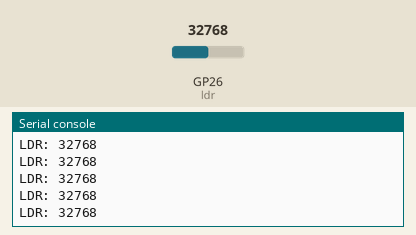
Bench run of a program on a simulated Raspberry Pi Pico running MicroPython. Shown: the last lines printed to the serial console. The test bench sets the inputs (shaded band); at power-on: GP26 (ldr) = 32768 (analog values on the 0–65535 scale).

Above: at 1.2 s.
1.3 s: GP26 (ldr) set to 45874
At 1.31 s:
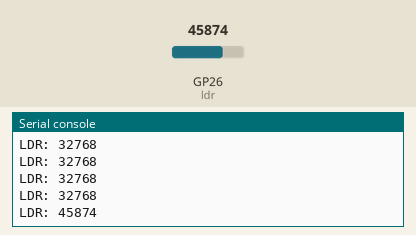
2.8 s: GP26 (ldr) set to 57670
At 2.81 s:
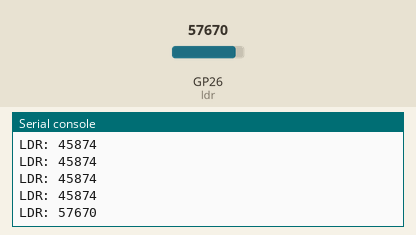
Timing chart, 0 to 5.8 s (numbered marks = the images above; inputs shaded):
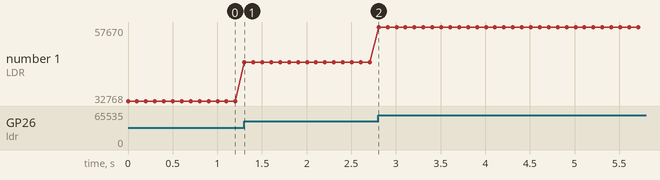

The program:

testPhotoResistor.py
```python
from machine import ADC, Pin
import time

# Create ADC object on GP26 (ADC0)
ldr = ADC(Pin(26))

while True:
    value = ldr.read_u16()   # Range: 0–65535
    print("LDR:", value)
    time.sleep(0.1)
```

Measured:
- after the input at 1.3 s, the serial console: prints a new line at once (image 1)
- after the input at 2.8 s, the serial console: prints a new line at once (image 2)
- plotted number 1: 32768 → 45874 after the input at 1.3 s, 45874 → 57670 after the input at 2.8 s
